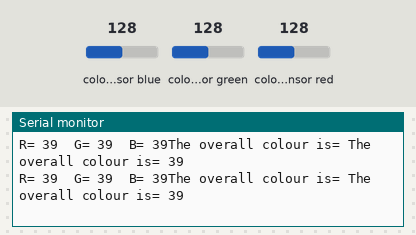
The sketch below on a simulated Arduino Uno, built with avr-gcc and run on an emulated ATmega328P. Parts: the last lines printed to the serial monitor. Wiring (inferred from the names in the program): TCS3200 colour sensor: output pin 8; S2 pin 6; S3 pin 7; S0 pin 4; S1 pin 5. Inputs (shaded band) come from the test bench; at power-on: colour sensor blue 128, colour sensor green 128, colour sensor red 128.

Above: at 1.2 s.
1.3 s: colour sensor blue set to 5
At 1.41 s:
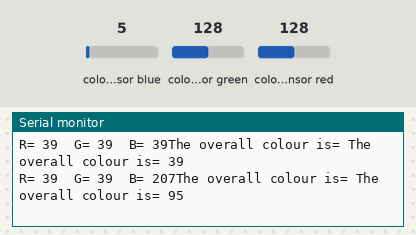
4.3 s: colour sensor green set to 5
At 4.43 s:
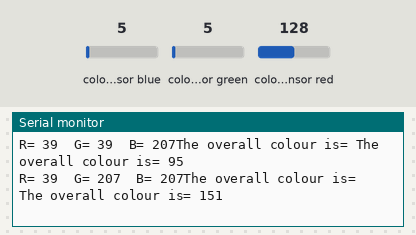
5.8 s: colour sensor red set to 5
At 5.94 s:
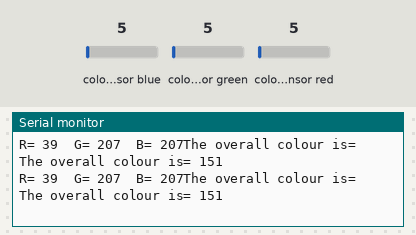
Timing chart, 0 to 8.8 s (numbered marks = the images above; inputs shaded):
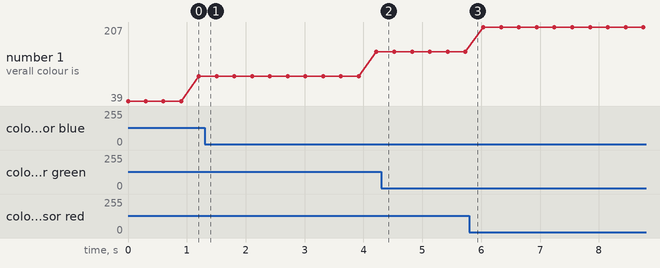

Measured:
- plotted number 1: 95 → 151 after the input at 1.3 s

The sketch:

sampleColorDetection.ino
```cpp
/*     Arduino Color Sensing Tutorial
 *
 *  by Dejan Nedelkovski, www.HowToMechatronics.com
 *
 */

#define S0 4
#define S1 5
#define S2 6
#define S3 7
#define sensorOut 8
int Rfrequency = 0, Bfrequency = 0, Gfrequency  = 0;
void setup() {
  pinMode(S0, OUTPUT);
  pinMode(S1, OUTPUT);
  pinMode(S2, OUTPUT);
  pinMode(S3, OUTPUT);
  pinMode(sensorOut, INPUT);

  // Setting frequency-scaling to 20%
  digitalWrite(S0,HIGH);
  digitalWrite(S1,LOW);

  Serial.begin(9600);
}
void loop() {
  // Setting red filtered photodiodes to be read
  digitalWrite(S2,LOW);
  digitalWrite(S3,LOW);
  // Reading the output frequency
  Rfrequency = pulseIn(sensorOut, LOW);
  //Remaping the value of the frequency to the RGB Model of 0 to 255
  //Rfrequency = map(Rfrequency, 18,237,255,0);
  // Printing the value on the serial monitor
  Serial.print("R= ");//printing name
  Serial.print(Rfrequency);//printing RED color frequency
  Serial.print("  ");
  delay(100);

  // Setting Green filtered photodiodes to be read
  digitalWrite(S2,HIGH);
  digitalWrite(S3,HIGH);
  // Reading the output frequency
  Gfrequency = pulseIn(sensorOut, LOW);
  //Remaping the value of the frequency to the RGB Model of 0 to 255
  //Gfrequency = map(Gfrequency, 30,268,255,0);
  // Printing the value on the serial monitor
  Serial.print("G= ");//printing name
  Serial.print(Gfrequency);//printing RED color frequency
  Serial.print("  ");
  delay(100);

  // Setting Blue filtered photodiodes to be read
  digitalWrite(S2,LOW);
  digitalWrite(S3,HIGH);
  // Reading the output frequency
  Bfrequency = pulseIn(sensorOut, LOW);
  //Remaping the value of the frequency to the RGB Model of 0 to 255
  //Bfrequency = map(Bfrequency, 23,201,255,0);
  // Printing the value on the serial monitor
  Serial.print("B= ");//printing name
  Serial.print(Bfrequency);//printing RED color frequency
//  if(Rfrequency < Bfrequency && Rfrequency < Gfrequency)
//  {
//      Serial.print(" --RED DETECTED--");//printing color name
//  }
//  else if(Bfrequency < Rfrequency && Bfrequency < Gfrequency)
//  {
//    Serial.print(" --BLUE DETECTED--");//printing color name
//  }
//  else if(Gfrequency < Rfrequency && Gfrequency < Bfrequency)
//  {
//    Serial.print(" --GREEN DETECTED--");//printing color name
//  }
//   else if(Gfrequency == Rfrequency && Gfrequency == Bfrequency)
//  {
//    Serial.print(" --WHITE DETECTED--");//printing color name
//  }
//  else
//  {
//    Serial.print(" --NO COLOR DETECTED--");
//  }
  Serial.print("The overall colour is= ");
  Serial.print("The overall colour is= ");
  Serial.println((Bfrequency + Gfrequency + Rfrequency) / 3);
  delay(100);
}
```
